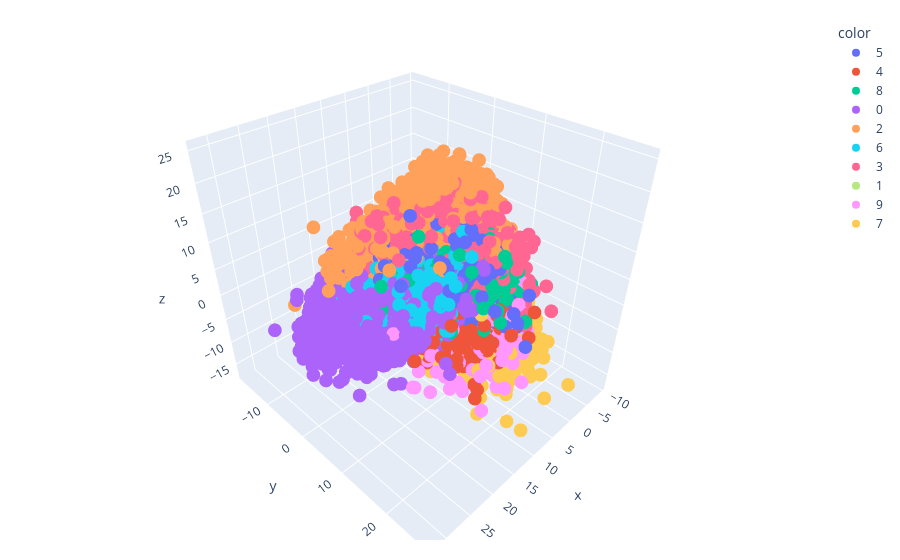

The notebook cell saved with this chart:
### Code cell
# Transforming in 3D
pca = PCA(n_components= 3)
X_train_trf = pca.fit_transform(X_train)
X_test_trf = pca.transform(X_test)

y_train_trf = y_train.astype(str)
fig = px.scatter_3d(df , x=X_train_trf[:,0] , y= X_train_trf[:,1] , z=X_train_trf[:,2],
                   color = y_train_trf)
fig.update_layout(
    margin = dict(l = 20 , r = 20 , t=20 , b = 20)
)
fig.show()

### Figure 1 — Plotly figure (JSON) as saved in the notebook; plotly's stock layout.template omitted (floating-point values rounded to 4 significant figures; data arrays with more than 128 entries replaced by an {"elided": "..."} marker saying what was removed)
{"data": [{"hovertemplate": "color=5<br>x=%{x}<br>y=%{y}<br>z=%{z}<extra></extra>", "legendgroup": "5", "marker": {"color": "#636efa", "symbol": "circle"}, "mode": "markers", "name": "5", "scene": "scene", "showlegend": true, "type": "scatter3d", "x": {"elided": "5040 float values"}, "y": {"elided": "5040 float values"}, "z": {"elided": "5040 float values"}}, {"hovertemplate": "color=4<br>x=%{x}<br>y=%{y}<br>z=%{z}<extra></extra>", "legendgroup": "4", "marker": {"color": "#EF553B", "symbol": "circle"}, "mode": "markers", "name": "4", "scene": "scene", "showlegend": true, "type": "scatter3d", "x": {"elided": "5529 float values"}, "y": {"elided": "5529 float values"}, "z": {"elided": "5529 float values"}}, {"hovertemplate": "color=8<br>x=%{x}<br>y=%{y}<br>z=%{z}<extra></extra>", "legendgroup": "8", "marker": {"color": "#00cc96", "symbol": "circle"}, "mode": "markers", "name": "8", "scene": "scene", "showlegend": true, "type": "scatter3d", "x": {"elided": "5468 float values"}, "y": {"elided": "5468 float values"}, "z": {"elided": "5468 float values"}}, {"hovertemplate": "color=0<br>x=%{x}<br>y=%{y}<br>z=%{z}<extra></extra>", "legendgroup": "0", "marker": {"color": "#ab63fa", "symbol": "circle"}, "mode": "markers", "name": "0", "scene": "scene", "showlegend": true, "type": "scatter3d", "x": {"elided": "5560 float values"}, "y": {"elided": "5560 float values"}, "z": {"elided": "5560 float values"}}, {"hovertemplate": "color=2<br>x=%{x}<br>y=%{y}<br>z=%{z}<extra></extra>", "legendgroup": "2", "marker": {"color": "#FFA15A", "symbol": "circle"}, "mode": "markers", "name": "2", "scene": "scene", "showlegend": true, "type": "scatter3d", "x": {"elided": "5610 float values"}, "y": {"elided": "5610 float values"}, "z": {"elided": "5610 float values"}}, {"hovertemplate": "color=6<br>x=%{x}<br>y=%{y}<br>z=%{z}<extra></extra>", "legendgroup": "6", "marker": {"color": "#19d3f3", "symbol": "circle"}, "mode": "markers", "name": "6", "scene": "scene", "showlegend": true, "type": "scatter3d", "x": {"elided": "5480 float values"}, "y": {"elided": "5480 float values"}, "z": {"elided": "5480 float values"}}, {"hovertemplate": "color=3<br>x=%{x}<br>y=%{y}<br>z=%{z}<extra></extra>", "legendgroup": "3", "marker": {"color": "#FF6692", "symbol": "circle"}, "mode": "markers", "name": "3", "scene": "scene", "showlegend": true, "type": "scatter3d", "x": {"elided": "5708 float values"}, "y": {"elided": "5708 float values"}, "z": {"elided": "5708 float values"}}, {"hovertemplate": "color=1<br>x=%{x}<br>y=%{y}<br>z=%{z}<extra></extra>", "legendgroup": "1", "marker": {"color": "#B6E880", "symbol": "circle"}, "mode": "markers", "name": "1", "scene": "scene", "showlegend": true, "type": "scatter3d", "x": {"elided": "6277 float values"}, "y": {"elided": "6277 float values"}, "z": {"elided": "6277 float values"}}, {"hovertemplate": "color=9<br>x=%{x}<br>y=%{y}<br>z=%{z}<extra></extra>", "legendgroup": "9", "marker": {"color": "#FF97FF", "symbol": "circle"}, "mode": "markers", "name": "9", "scene": "scene", "showlegend": true, "type": "scatter3d", "x": {"elided": "5538 float values"}, "y": {"elided": "5538 float values"}, "z": {"elided": "5538 float values"}}, {"hovertemplate": "color=7<br>x=%{x}<br>y=%{y}<br>z=%{z}<extra></extra>", "legendgroup": "7", "marker": {"color": "#FECB52", "symbol": "circle"}, "mode": "markers", "name": "7", "scene": "scene", "showlegend": true, "type": "scatter3d", "x": {"elided": "5790 float values"}, "y": {"elided": "5790 float values"}, "z": {"elided": "5790 float values"}}], "layout": {"legend": {"title": {"text": "color"}, "tracegroupgap": 0}, "margin": {"b": 20, "l": 20, "r": 20, "t": 20}, "scene": {"domain": {"x": [0, 1], "y": [0, 1]}, "xaxis": {"title": {"text": "x"}}, "yaxis": {"title": {"text": "y"}}, "zaxis": {"title": {"text": "z"}}}}}
